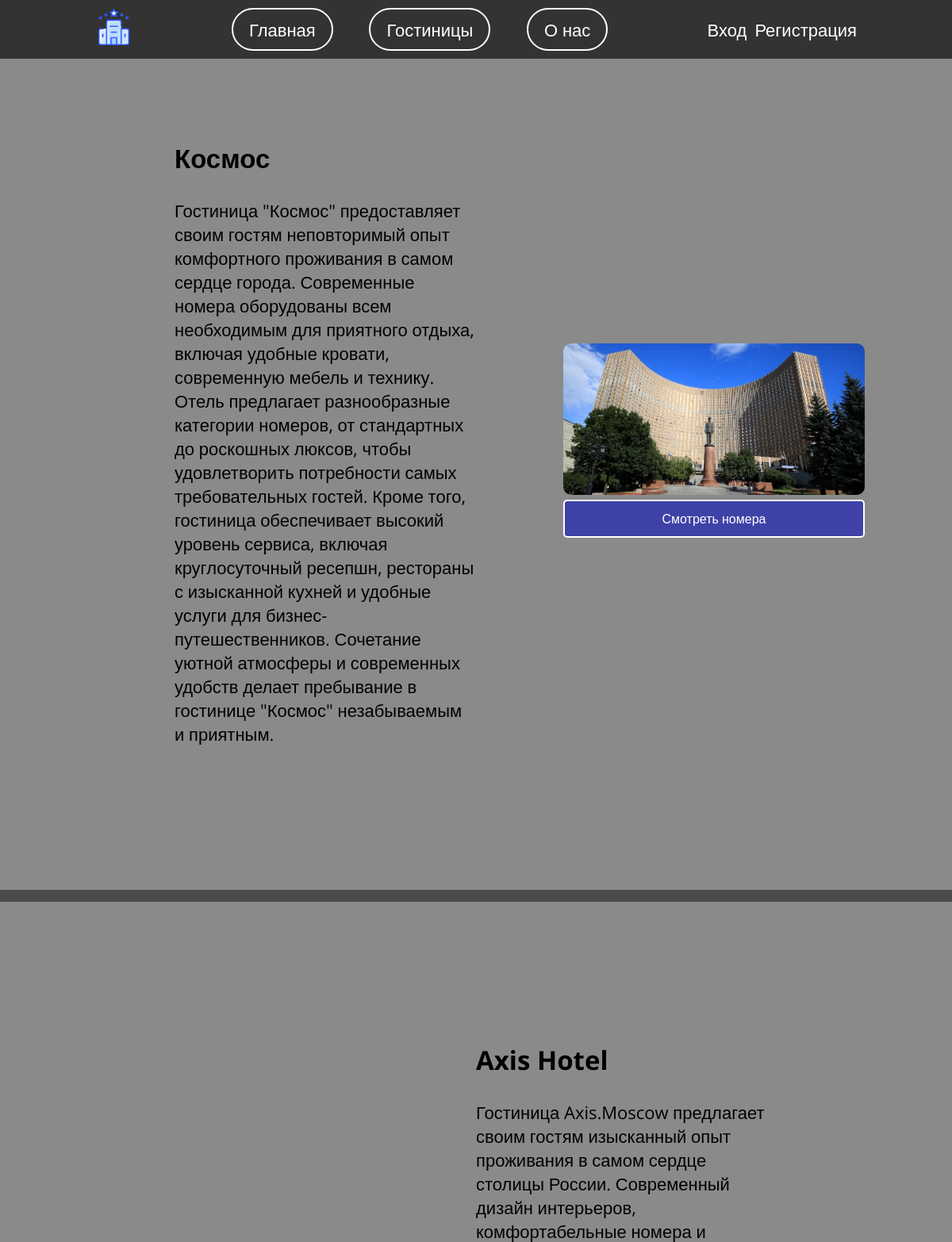
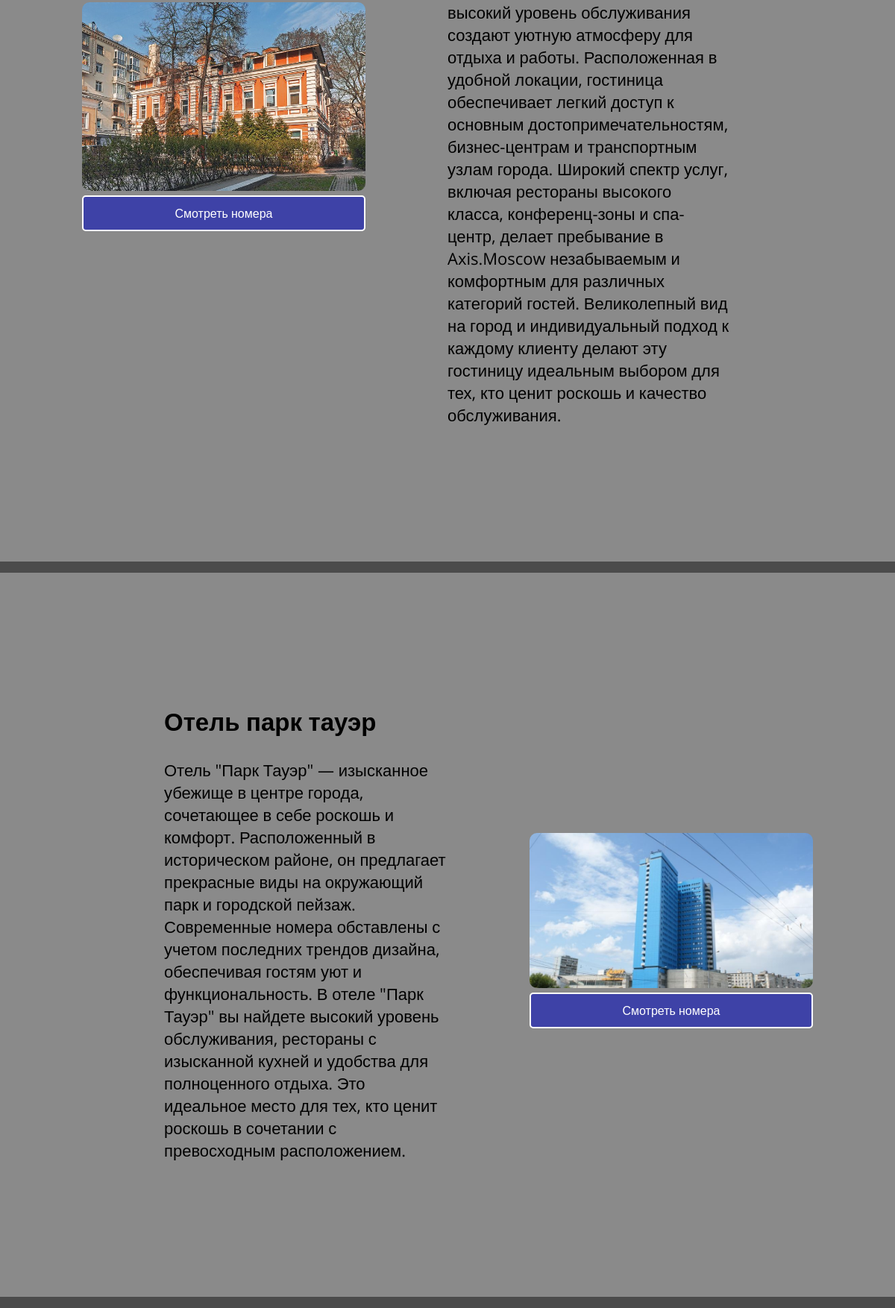
Page /catalog/ on the committed database (2 pictures, top to bottom).
### gostinitsa/models.py (models this page shows, shortened)
class Gostinitsa(models.Model):
    class Status(models.IntegerChoices):
        DRAFT = 0, 'Черновик'
        PUBLISHED = 1, 'Опубликовано'
    photo = models.ImageField(upload_to='images/%Y/%M/%D', blank=True, verbose_name='Фото')
    title = models.CharField(max_length=255, verbose_name='Название')
    slug = models.SlugField(max_length=255, unique=True, db_index=True, verbose_name='Slug')
    content = models.TextField(blank=True, verbose_name='Описание')
    time_create = models.DateTimeField(auto_now_add=True, verbose_name='Время создания')
    time_update = models.DateTimeField(auto_now=True, verbose_name='Время обновления')
    is_published = models.BooleanField(choices=tuple(map(lambda x: (bool(x[0]), x[1]), Status.choices)),
                                       default=Status.DRAFT, verbose_name='Опубликовано')
    objects = models.Manager()
    published = PublishedManager()
    class Meta:
        verbose_name = 'Гостиницы'
        verbose_name_plural = 'Гостиницы'
        ordering = ['time_create']
        indexes = [models.Index(fields=['-time_create'])]

### gostinitsa/views.py (the view)
# urls.py: path('catalog/', views.catalog, name='catalog'),
def catalog(request):
    gostsinitsi = Gostinitsa.published.all()
    return render(request, 'gostinitsa/shop.html', {'gostinitsi': gostsinitsi})

### gostinitsa/models.py (called while the page is built)
    def get_queryset(self):
        return super().get_queryset().filter(is_published=Gostinitsa.Status.PUBLISHED)

### gostinitsa/templates/gostinitsa/shop.html (shortened to what this page needs)
{% extends 'base.html' %}
{% load gostinitsa_tags %}
{% block content %}
    <div class="hotels-container">
        {% for hotel in gostinitsi %}
            <div class="hotel-item {% if forloop.counter|divisibleby:2 %}even{% else %}odd{% endif %}">
                <div class="hotel-content">
                    <h2>{{ hotel.title }}</h2>
                    <p>{{ hotel.content }}</p>
                </div>
                {% if hotel.photo %}
                <div class="hotel-image">
                    <img src="{{ hotel.photo.url }}" alt="{{ hotel.title }}">
                    <div class="image-caption-container">
                        <a href="{% url 'gostinitsa' slug=hotel.slug %}" class="view-rooms-btn">Смотреть номера</a>
                    </div>
                </div>
                {% endif %}
            </div>
            <div class="spacer"></div>
        {% endfor %}
    </div>
{% endblock %}

### gostinitsa/static/css/style.css (style rules this page uses)
body { background-color: #4B4B4B; margin: 0; padding: 0; font-family: 'Open Sans', sans-serif; font-size: 22px; }
.hotel-item { display: flex; flex-direction: row; align-items: center; justify-content: space-between; padding: 150px; min-height: 300px; background: #8A8A8A; }
.hotel-content { flex: 1; padding-right: 110px; padding-left: 110px; }
.hotel-item { padding-right: 110px; padding-left: 110px; box-sizing: border-box; }
.hotel-content, .hotel-image { margin-bottom: 10px; }
.hotel-image img { width: 100%; height: auto; border-radius: 10px; transition: transform 0.3s ease, border-radius 0.3s ease; }
a { color: #3E42A7; text-decoration: none; }
.hotel-image { flex: 1; width: 50%; height: auto; max-width: 40%; max-height: 100%; object-fit: cover; }
.spacer { height: 15px; }
.even .hotel-content, .odd .hotel-image { order: 2; }
.even .hotel-image, .odd .hotel-content { order: 1; }
.odd .hotel-image { order: 2; }
.image-caption-container { position: relative; }
.view-rooms-btn { display: block; background-color: #3E42A7; color: #fff; border: 2px solid #fff; border-radius: 5px; padding: 10px 20px; font-size: 16px; text-align: center; line-height: 1.5; cursor: pointer; transition: transform 0.3s ease, background-color 0.3s ease, border-radius 0.3s ease; text-decoration: none; }

### rows in the picture
Gostinitsa: title "Космос", content "Гостиница \"Космос\" предоставляет своим гостям неповторимый опыт комфортного проживания в самом сердце города. Современные номера оборудованы всем необходимым для приятного отдыха, включая удобные кровати, современную мебель и технику. Отель предлагает разнообразные категории номеров, от стандартных до роскошных люксов, чтобы удовлетворить потребности самых требовательных гостей. Кроме того, гостиница обеспечивает высокий уровень сервиса, включая круглосуточный ресепшн, рестораны с изысканной кухней и удобные услуги для бизнес-путешественников. Сочетание уютной атмосферы и современных удобств делает пребывание в гостинице \"Космос\" незабываемым и приятным.", photo (picture)
Gostinitsa: title "Axis Hotel", content "Гостиница Axis.Moscow предлагает своим гостям изысканный опыт проживания в самом сердце столицы России. Современный дизайн интерьеров, комфортабельные номера и высокий уровень обслуживания создают уютную атмосферу для отдыха и работы. Расположенная в удобной локации, гостиница обеспечивает легкий доступ к основным достопримечательностям, бизнес-центрам и транспортным узлам города. Широкий спектр услуг, включая рестораны высокого класса, конференц-зоны и спа-центр, делает пребывание в Axis.Moscow незабываемым и комфортным для различных категорий гостей. Великолепный вид на город и индивидуальный подход к каждому клиенту делают эту гостиницу идеальным выбором для тех, кто ценит роскошь и…", photo (picture)
Gostinitsa: title "Отель парк тауэр", content "Отель \"Парк Тауэр\" — изысканное убежище в центре города, сочетающее в себе роскошь и комфорт. Расположенный в историческом районе, он предлагает прекрасные виды на окружающий парк и городской пейзаж. Современные номера обставлены с учетом последних трендов дизайна, обеспечивая гостям уют и функциональность. В отеле \"Парк Тауэр\" вы найдете высокий уровень обслуживания, рестораны с изысканной кухней и удобства для полноценного отдыха. Это идеальное место для тех, кто ценит роскошь в сочетании с превосходным расположением.", photo (picture)
